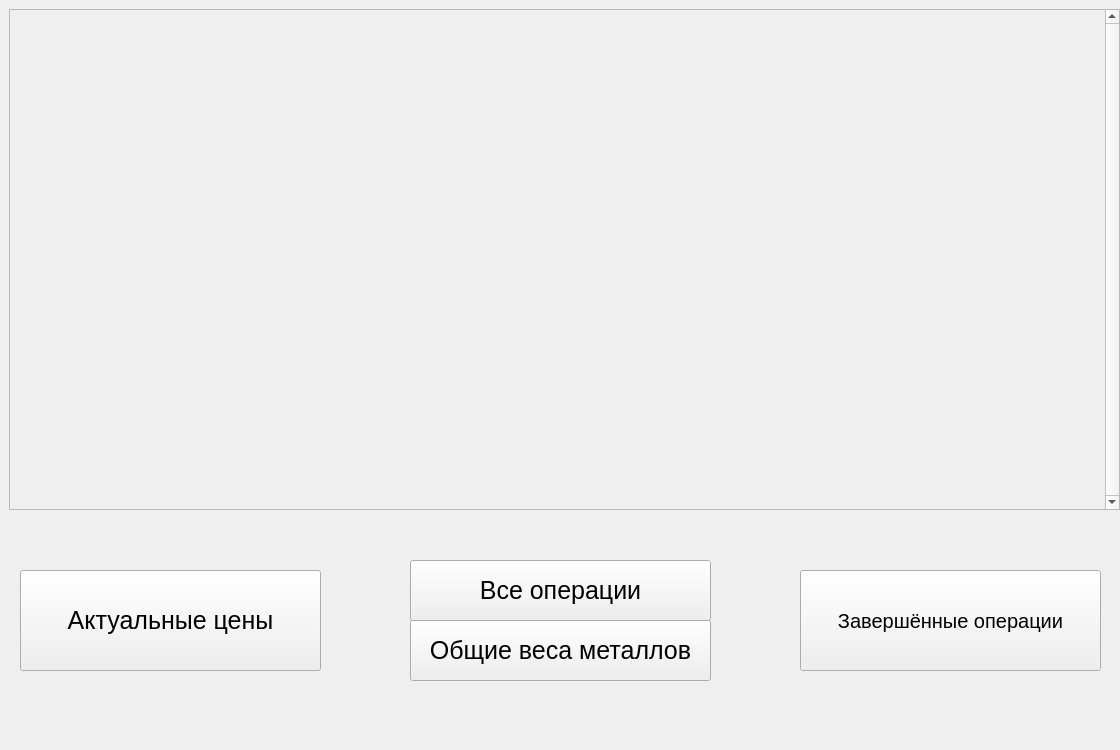
<?xml version="1.0" encoding="UTF-8"?>
<ui version="4.0">
 <class>MainWindow</class>
 <widget class="QMainWindow" name="MainWindow">
  <property name="geometry">
   <rect>
    <x>0</x>
    <y>0</y>
    <width>1120</width>
    <height>750</height>
   </rect>
  </property>
  <property name="windowTitle">
   <string>MainWindow</string>
  </property>
  <property name="layoutDirection">
   <enum>Qt::LeftToRight</enum>
  </property>
  <widget class="QWidget" name="centralwidget">
   <widget class="QScrollArea" name="scrollArea_metal_types">
    <property name="geometry">
     <rect>
      <x>9</x>
      <y>9</y>
      <width>1111</width>
      <height>501</height>
     </rect>
    </property>
    <property name="font">
     <font>
      <pointsize>20</pointsize>
     </font>
    </property>
    <property name="verticalScrollBarPolicy">
     <enum>Qt::ScrollBarAlwaysOn</enum>
    </property>
    <property name="widgetResizable">
     <bool>true</bool>
    </property>
    <widget class="QWidget" name="scrollAreaWidgetContents">
     <property name="geometry">
      <rect>
       <x>0</x>
       <y>0</y>
       <width>1092</width>
       <height>499</height>
      </rect>
     </property>
     <layout class="QVBoxLayout" name="verticalLayout_2">
      <property name="spacing">
       <number>3</number>
      </property>
      <property name="leftMargin">
       <number>3</number>
      </property>
      <property name="topMargin">
       <number>3</number>
      </property>
      <property name="rightMargin">
       <number>3</number>
      </property>
      <property name="bottomMargin">
       <number>3</number>
      </property>
     </layout>
    </widget>
   </widget>
   <widget class="QPushButton" name="btn_actualPrices">
    <property name="geometry">
     <rect>
      <x>20</x>
      <y>570</y>
      <width>301</width>
      <height>101</height>
     </rect>
    </property>
    <property name="font">
     <font>
      <pointsize>19</pointsize>
     </font>
    </property>
    <property name="text">
     <string>Актуальные цены</string>
    </property>
   </widget>
   <widget class="QPushButton" name="btn_allOperations">
    <property name="geometry">
     <rect>
      <x>410</x>
      <y>560</y>
      <width>301</width>
      <height>61</height>
     </rect>
    </property>
    <property name="font">
     <font>
      <pointsize>19</pointsize>
     </font>
    </property>
    <property name="text">
     <string>Все операции</string>
    </property>
   </widget>
   <widget class="QPushButton" name="btn_summaryPage">
    <property name="geometry">
     <rect>
      <x>410</x>
      <y>620</y>
      <width>301</width>
      <height>61</height>
     </rect>
    </property>
    <property name="font">
     <font>
      <pointsize>19</pointsize>
     </font>
    </property>
    <property name="text">
     <string>Общие веса металлов</string>
    </property>
   </widget>
   <widget class="QPushButton" name="btn_completedOperation">
    <property name="geometry">
     <rect>
      <x>800</x>
      <y>570</y>
      <width>301</width>
      <height>101</height>
     </rect>
    </property>
    <property name="font">
     <font>
      <pointsize>15</pointsize>
      <weight>50</weight>
      <bold>false</bold>
     </font>
    </property>
    <property name="text">
     <string>Завершённые операции</string>
    </property>
   </widget>
  </widget>
 </widget>
 <resources/>
 <connections/>
</ui>
